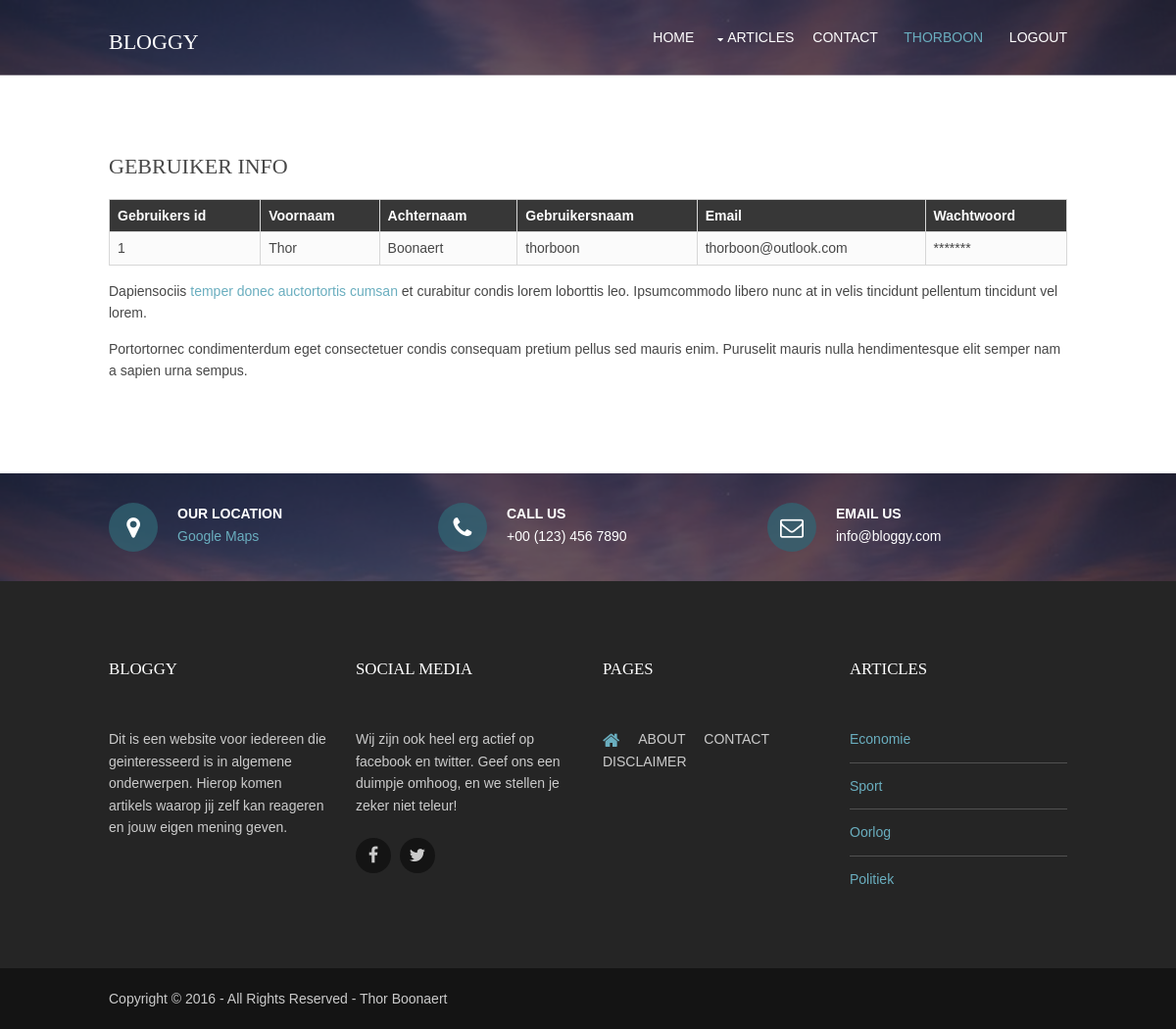
/login/userdetails.php (signed in), run on the app's committed database.
### tables this page shows
CREATE TABLE IF NOT EXISTS `tbl_users` (
  `user_id` int(11) NOT NULL,
  `first_name` varchar(60) NOT NULL,
  `last_name` varchar(60) NOT NULL,
  `username` varchar(60) NOT NULL,
  `email` varchar(60) NOT NULL,
  `password` varchar(255) NOT NULL
);

### www/login/userdetails.php (the view, shortened to what this page needs)
<?php
include_once 'dbconnect.php';
$query = $DBcon->query("SELECT * FROM tbl_users WHERE user_id=".$_SESSION['userSession']);
$userRow=$query->fetch_array();
?>
<!DOCTYPE html>
<html>
<head>
<link href="../layout/styles/layout.css" rel="stylesheet" type="text/css" media="all">
</head>
<body id="top">
<div class="bgded overlay" style="background-image:url('../images/achtergrnd.jpg');">
  <div class="wrapper row1">
    <header id="header" class="hoc clear">
      <div id="logo" class="fl_left">
        <h1><a href="../index.php">Bloggy</a></h1>
      </div>
      <nav id="mainav" class="fl_right">
        <ul class="clear">
          <li><a href="../index.php">Home</a></li>
          <li><a class="drop" href="sportartikel.php">Articles</a>
          </li>
          <li ><a  href="contact.php">Contact</a></li>
          <li class="active"><a href="#"><span class="glyphicon glyphicon-user"></span>&nbsp; <?php echo $userRow['username']; ?></a></li>
          <li><a href="logout.php?logout"><span class="glyphicon glyphicon-log-out"></span>&nbsp; Logout</a></li>
        </ul>
      </nav>
    </header>
      </div>
</div>
<div class="wrapper row3">
  <main class="hoc container clear">
    <h1>Gebruiker info</h1>
    <div class="scrollable">
        <table>
          <thead>
            <tr>
              <th>Gebruikers id</th>
              <th>Voornaam</th>
              <th>Achternaam</th>
              <th>Gebruikersnaam</th>
              <th>Email</th>
              <th>Wachtwoord</th>
            </tr>
          </thead>
          <tbody>
            <tr>
              <td><?php echo $userRow['user_id']; ?></td>
              <td><?php echo $userRow['first_name']; ?></td>
              <td><?php echo $userRow['last_name']; ?></td>
              <td><?php echo $userRow['username'];?></td>
              <td><?php echo $userRow['email']; ?></td>
              <td><?php echo $userRow['password_hash']; ?>*******</td>
            </tr>
          </tbody>
        </table>
      </div>
      <p>Dapiensociis <a href="#">temper donec auctortortis cumsan</a> et curabitur condis lorem loborttis leo. Ipsumcommodo libero nunc at in velis tincidunt pellentum tincidunt vel lorem.</p>
      <p>Portortornec condimenterdum eget consectetuer condis consequam pretium pellus sed mauris enim. Puruselit mauris nulla hendimentesque elit semper nam a sapien urna sempus.</p>
  </main>
</div>
<div class="wrapper overlay bgded" style="background-image:url('../images/achtergrnd.jpg');">
  <div id="ctdetails" class="hoc clear">
    <ul class="nospace group">
      <li class="one_third first"><i class="fa fa-map-marker"></i>
        <p>Our Location</p>
        <p><a href="#">Google Maps</a></p>
      </li>
      <li class="one_third"><i class="fa fa-phone"></i>
        <p>Call us</p>
        <p>+00 (123) 456 7890</p>
      </li>
      <li class="one_third"><i class="fa fa-envelope-o"></i>
        <p>Email us</p>
        <p>info@bloggy.com</p>
      </li>
    </ul>
  </div>
</div>
<div class="wrapper row4">
  <footer id="footer" class="hoc clear">
    <div class="one_quarter first">
      <h6 class="heading">Bloggy</h6>
      <p>Dit is een website voor iedereen die geinteresseerd is in algemene onderwerpen. Hierop komen artikels waarop jij zelf kan reageren en jouw eigen mening geven.</p>
    </div>
    <div class="one_quarter">
      <h6 class="heading">Social Media</h6>
      <article>
        <p>Wij zijn ook heel erg actief op facebook en twitter. Geef ons een duimpje omhoog, en we stellen je zeker niet teleur!</p>
      </article>
       <ul class="faico clear">
        <li><a class="faicon-facebook" href="#"><i class="fa fa-facebook"></i></a></li>
        <li><a class="faicon-twitter" href="#"><i class="fa fa-twitter"></i></a></li>
      </ul>
    </div>
    <div class="one_quarter">
      <h6 class="heading">Pages</h6>
       <nav>
        <ul class="nospace">
          <li><a href="#"><i class="fa fa-lg fa-home"></i></a></li>
          <li><a href="#">About</a></li>
          <li><a href="conctact.php">Contact</a></li>
          <li><a href="#">Disclaimer</a></li>
        </ul>
      </nav>
    </div>
    <div class="one_quarter">
      <h6 class="heading">Articles</h6>
      <ul class="nospace linklist">
        <li><a href="sportartikel.php">Economie</a></li>
        <li><a href="sportartikel.php">Sport</a></li>
        <li><a href="sportartikel.php">Oorlog</a></li>
        <li><a href="sportartikel.php">Politiek</a></li>
      </ul>
    </div>
  </footer>
</div>
<div class="wrapper row5">
  <div id="copyright" class="hoc clear">
    <p class="fl_left">Copyright &copy; 2016 - All Rights Reserved - <a href="gotoadmin.php">Thor Boonaert</a></p>
  </div>
</div>
</body>
</html>

### www/layout/styles/layout.css (style rules this page uses)
.row1 { border-bottom:1px solid; }
#header #logo { margin:30px 0 0 0; }
#header #logo h1 { margin:0; padding:0; font-size:22px; text-transform:uppercase; }
.container { padding:80px 0; }
#ctdetails { padding:30px 0; }
#ctdetails li { position:relative; min-height:50px; padding-left:70px; }
#ctdetails li:last-child { margin-bottom:0; }
#ctdetails li * { margin:0; padding:0; }
#ctdetails li p:first-of-type { font-weight:700; text-transform:uppercase; }
#ctdetails i { display:block; position:absolute; top:0; left:0; width:50px; height:50px; line-height:50px; text-align:center; font-size:24px; }
#footer { padding:80px 0; }
#footer .heading { margin-bottom:50px; font-size:1.2rem; }
#footer nav { margin-bottom:15px; text-transform:uppercase; }
#footer nav ul li { display:inline-block; margin-right:15px; }
#footer nav ul li:last-child { margin-right:0; }
#footer .linklist li { display:block; margin-bottom:12px; padding:0 0 12px 0; border-bottom:1px solid; }
#footer .linklist li:last-child { margin:0; padding:0; border:none; }
#footer .linklist li::before, #footer .linklist li::after { display:table; content:""; }
#footer .linklist li, #footer .linklist li::after { clear:both; }
#copyright { padding:20px 0; }
#copyright * { margin:0; padding:0; }
*, *::before, *::after { transition:all .3s ease-in-out; }
nav ul, nav ol { margin:0; padding:0; list-style:none; }
#mainav, #breadcrumb, .sidebar nav { line-height:normal; }
#mainav .drop::after, #mainav li li .drop::after, #breadcrumb li a::after, .sidebar nav a::after { position:absolute; font-family:"FontAwesome"; font-size:10px; line-height:10px; }
#mainav ul { text-transform:uppercase; }
#mainav li { display:inline-block; position:relative; margin:0 15px 0 0; padding:0; }
#mainav li:last-child { margin-right:0; }
#mainav li a { display:block; padding:30px 0; }
#mainav .drop { padding-left:15px; }
#mainav .drop::after, #mainav li li .drop::after { content:"\f0d7"; }
#mainav .drop::after { top:35px; left:5px; }
table, th, td { border:1px solid; border-collapse:collapse; vertical-align:top; }
table, th { table-layout:auto; }
table { width:100%; margin-bottom:15px; }
th, td { padding:5px 8px; }
td { border-width:0 1px; }
.faico { margin:0; padding:0; list-style:none; }
.faico li { display:inline-block; margin:8px 5px 0 0; padding:0; line-height:normal; }
.faico li:last-child { margin-right:0; }
.faico a { display:inline-block; width:36px; height:36px; line-height:36px; font-size:18px; text-align:center; border-radius:50%; background-clip:padding-box; }
.faico a { color:inherit; background-color:#141414; }
body { color:#7F7F7F; background-color:#141414; }
a { color:#6AAEBF; }
.overlay { color:#FFFFFF; background-color:inherit; }
.overlay::after { color:inherit; background-color:rgba(0,0,0,.55); }
.row1 { color:#FFFFFF; border-color:rgba(255,255,255,.3); }
.row3 { color:#474747; background-color:#FFFFFF; }
.row4 { color:#CBCBCB; background-color:#252525; }
.row5, .row5 a { color:#CBCBCB; background-color:#141414; }
#header #logo a { color:inherit; }
#ctdetails i { color:inherit; background-color:rgba(49,101,115,.75); }
#ctdetails a { color:#6AAEBF; }
#footer .heading { color:#FFFFFF; }
#footer nav a { color:inherit; }
#footer nav li:first-child a, #footer nav a:hover { color:#6AAEBF; }
#footer .linklist li { border-color:rgba(255,255,255,.2); }
#mainav li a { color:inherit; }
#mainav .active a, #mainav a:hover, #mainav li:hover > a { color:#6AAEBF; background-color:inherit; }
table, th, td, #comments .avatar, #comments input, #comments textarea { border-color:#D7D7D7; }
th { color:#FFFFFF; background-color:#373737; }
tr, #comments li, #comments input[type="submit"], #comments input[type="reset"] { color:inherit; background-color:#FBFBFB; }
@media screen and (min-width:978px) { .hoc { max-width:978px; } }

### data on the page
tbl_users: username "THORBOON", user_id "1", first_name "Thor", last_name "Boonaert", username "thorboon", email "thorboon@outlook.com"
